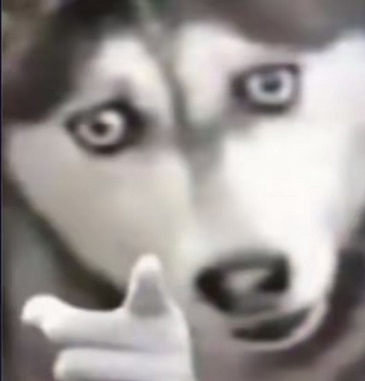
#> input picture pictures/add2.jpg, 365 x 381 px, given in place of ying.jpg, which was not available
$ python '2_4图像打码.py'
#> lines starting #> are read from the running program, lines starting #| are printed output that depends on the picture
import cv2
n = int(input("请输入要压缩的级别："))
#> the answer given: 3
img = cv2.imread('pictures/ying.jpg')
#> img is the input picture: shape (381, 365, 3); mean B, G, R 147.4, 150, 155.5
height = img.shape[0] # 确定高度
#> height = 381
width = img.shape[1] # 确定宽度
#> width = 365
print(height,width)
#| 381 365

def mosaic(size):
#> called with size = 3
    global img
    # 双重for循环遍历所有像素点
    for i in range(0, height):
        for j in range(0, width):
            if i % size == 0 and j % size == 0:
                for m in range(0, size):
                    for n in range(0, size):
                        if i + m >= height or j + n >= width:
                            break;
                        (b, g, r) = img[i, j]
                        img[i + m, j + n] = (b, g, r)
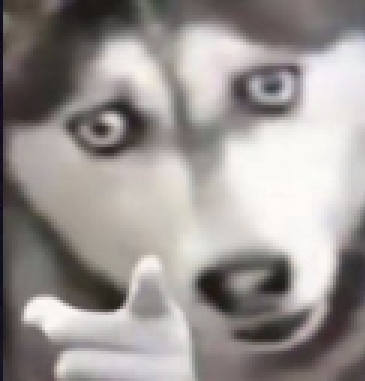
#> img: shape (381, 365, 3); mean B, G, R 146.9, 149.4, 154.9
mosaic(n)
cv2.imshow('mosaic',img)
cv2.waitKey(0)

$ run again, on pictures/aoligei.jpg
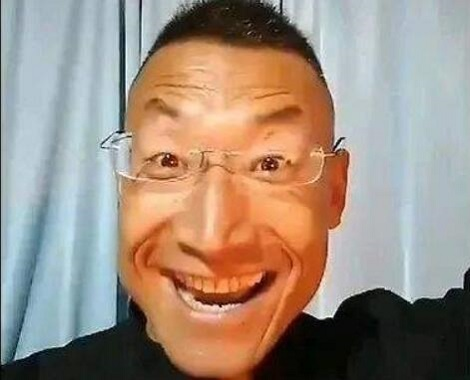
#> input picture pictures/aoligei.jpg, 470 x 380 px, given in place of ying.jpg, which was not available
#> img is the input picture: shape (380, 470, 3); mean B, G, R 127.3, 141.4, 159.3
#| 380 470
#> after the loop in mosaic, `for i in range(0, height):`:
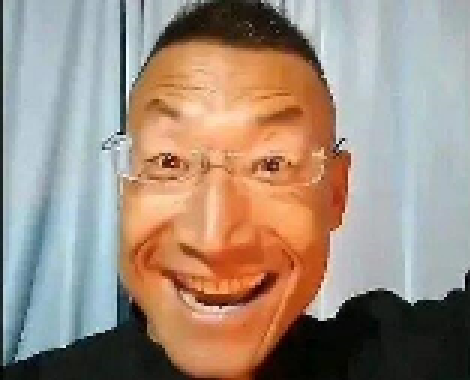
#> img: shape (380, 470, 3); mean B, G, R 127.3, 141.4, 159.2
